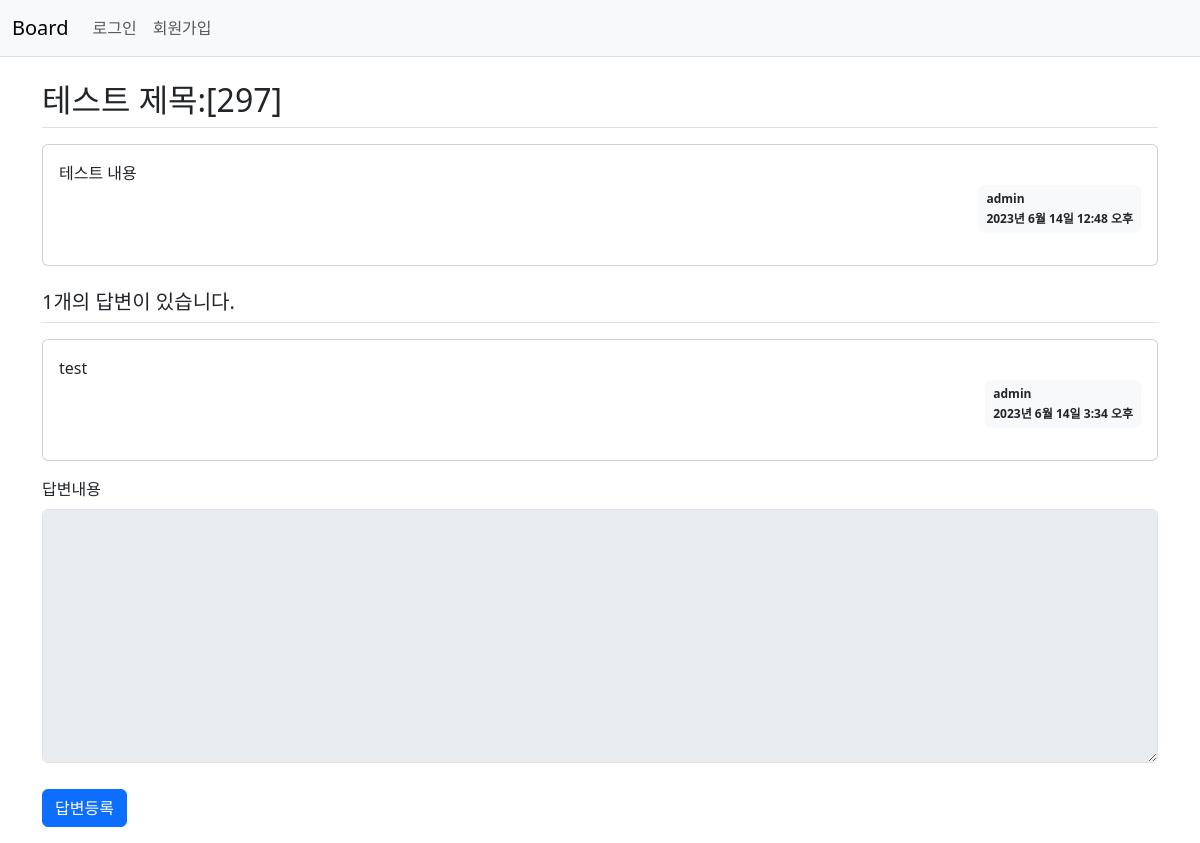
Screenshot of /board/304/ with the database file from the repository.
### board/models.py (models this page shows, shortened)
class Question(models.Model):
    author = models.ForeignKey(User, on_delete=models.CASCADE)
    subject = models.CharField(max_length=200)
    content = models.TextField()
    created_at = models.DateTimeField()
    modified_at = models.DateTimeField(null=True, blank=True)

class Answer(models.Model):
    author = models.ForeignKey(User, on_delete=models.CASCADE)
    question = models.ForeignKey(Question, on_delete=models.CASCADE)
    content = models.TextField()
    created_at = models.DateTimeField()
    modified_at = models.DateTimeField(null=True, blank=True)

### board/views.py (the view)
# urls.py: path('<int:question_id>/', views.detail, name='detail'),  # board/int값/
def detail(request, question_id):
    question = get_object_or_404(Question, pk=question_id) # Question.objects.get(id=question_id)
    context = {'question':question}
    return render(request, 'board/question_detail.html', context)

### templates/board/question_detail.html (shortened to what this page needs)
{% extends 'base.html' %}
{% block content %}
    <div class="container my-3">
        <h2 class="border-bottom py-2">{{ question.subject }}</h2>
        <div class="card my-3">
            <div class="card-body">
                <div class="card-text" style="white-space: pre-line;">{{ question.content }}</div>
                <div class="d-flex justify-content-end">
                    <div class="badge bg-light text-dark p-2 text-start">
                        <div class="mb-2">{{ question.author.username }}</div>
                        <div>{{ question.created_at }}</div>
                    </div>
                </div>
            </div>
        </div>
        <h5 class="border-bottom my-3 py-2">{{ question.answer_set.count }}개의 답변이 있습니다.</h5>
        {% for answer in question.answer_set.all %}
        <div class="card my-3">
            <div class="card-body">
                <div class="card-text" style="white-space: pre-line;">{{ answer.content }}</div>
                <div class="d-flex justify-content-end">
                    <div class="badge bg-light text-dark p-2 text-start">
                        <div class="mb-2">{{ answer.author.username }}</div>
                        <div>{{ answer.created_at }}</div>
                    </div>
                </div>
            </div>
        </div>
        {% endfor %}
    <form action = "{% url 'board:answer_create' question.id %}" method="post" class="my-3">
        <div class="mb-3">
            <label for="content" class="form-label">답변내용</label>
            <textarea {% if not user.is_authenticated %} disabled {% endif %}
                name="content" id="content" class="form-control" rows="10"></textarea>
        </div>
        <input type="submit" value="답변등록" class="btn btn-primary">
    </form>
</div>
{% endblock %}

### static/style.css (style rules this page uses)
textarea { width:100%; }
input[type=submit] { margin-top:10px; }

### rows the page displays
Question: subject "테스트 제목:[297]", content "테스트 내용", author.username "admin", created_at "2023년 6월 14일 12:48 오후", answer_set.count "1"
Answer: content "test", author.username "admin", created_at "2023년 6월 14일 3:34 오후"
